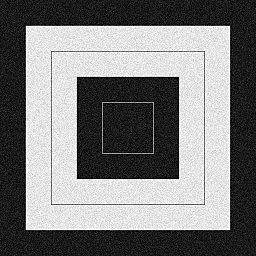
#> input picture img/gaussian_noise.jpg, 256 x 256 px, found by its file name
$ python blur_gaussian.py
#> lines starting #> are read from the running program, lines starting #| are printed output that depends on the picture
"""
opencv

출처

제목: 파이썬으로 만드는 OpenCV 프로젝트
저자: 이세우
출판: 프로그래밍인사이트
"""
"""
요약

[예제 6-3] 가우시안 블러
"""
import cv2
import numpy as np


img = cv2.imread(filename="../img/gaussian_noise.jpg")
#> img is the input picture: shape (256, 256, 3); min 0, max 255, mean 122.3

k1 = np.array([[1,2,1],
               [2,4,2],
               [1,2,1]])/16
blur1 = cv2.filter2D(src=img, ddepth=-1, kernel=k1)
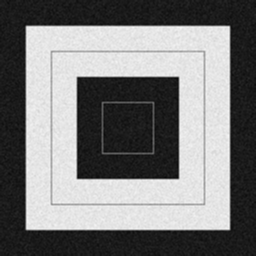
#> blur1: shape (256, 256, 3); min 7, max 247, mean 122.3

k2 = cv2.getGaussianKernel(ksize=3, sigma=0)
blur2 = cv2.filter2D(src=img, ddepth=-1, kernel=k2*k2.T)

blur3 = cv2.GaussianBlur(src=img, ksize=(3,3), sigmaX=0)

print(f"k1:\n{k1}")
print(f"k2:\n{k2}")
print(f"k2.T:\n{k2.T}")
print(f"k2*k2.T:\n{k2*k2.T}")

cv2.imshow(winname="blur1/2/3", mat=np.hstack((blur1,blur2,blur3)))
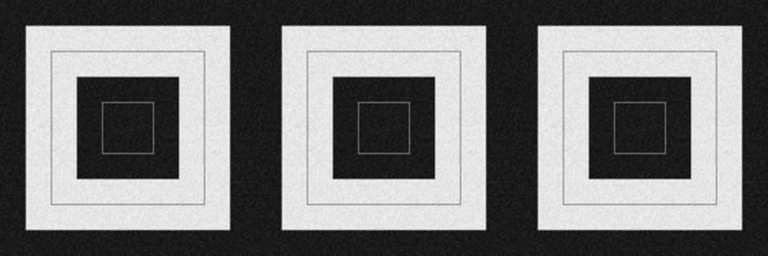
#> window 'blur1/2/3': shape (256, 768, 3); min 7, max 247, mean 122.3
cv2.waitKey()
cv2.destroyAllWindows()
